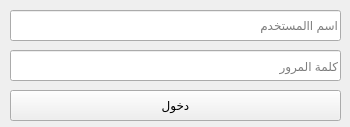
<?xml version="1.0" encoding="UTF-8"?>
<ui version="4.0">
 <class>infoSettings</class>
 <widget class="QWidget" name="infoSettings">
  <property name="geometry">
   <rect>
    <x>0</x>
    <y>0</y>
    <width>350</width>
    <height>127</height>
   </rect>
  </property>
  <property name="windowTitle">
   <string>تسجيل الدخول</string>
  </property>
  <property name="windowIcon">
   <iconset resource="../pathIcon.qrc">
    <normaloff>:/images/login.png</normaloff>:/images/login.png</iconset>
  </property>
  <property name="layoutDirection">
   <enum>Qt::RightToLeft</enum>
  </property>
  <widget class="QLineEdit" name="textUsername">
   <property name="geometry">
    <rect>
     <x>10</x>
     <y>10</y>
     <width>331</width>
     <height>31</height>
    </rect>
   </property>
   <property name="placeholderText">
    <string>اسم االمستخدم</string>
   </property>
  </widget>
  <widget class="QLineEdit" name="textPassowrd">
   <property name="geometry">
    <rect>
     <x>10</x>
     <y>50</y>
     <width>331</width>
     <height>31</height>
    </rect>
   </property>
   <property name="placeholderText">
    <string>كلمة المرور</string>
   </property>
  </widget>
  <widget class="QPushButton" name="btnLogin">
   <property name="geometry">
    <rect>
     <x>10</x>
     <y>90</y>
     <width>331</width>
     <height>31</height>
    </rect>
   </property>
   <property name="text">
    <string>دخول</string>
   </property>
  </widget>
 </widget>
 <resources>
  <include location="../pathIcon.qrc"/>
 </resources>
 <connections/>
</ui>
